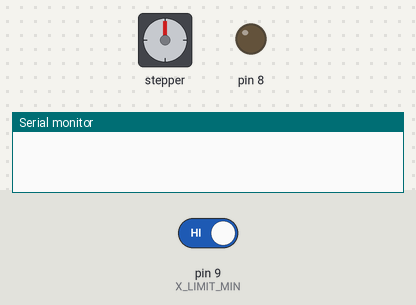
A sketch run on a simulated Arduino Uno, built with avr-gcc and run on an emulated ATmega328P. Parts: stepper motor, output pins drawn as LEDs (lit = HIGH), the last lines printed to the serial monitor. Inputs (shaded band) come from the test bench; at power-on: pin 9 (X_LIMIT_MIN) HIGH. Stepper angles assume 200 steps per turn.

Above: at 1.8 s.
1.9 s: pin 9 (X_LIMIT_MIN) driven LOW
At 2.3 s:
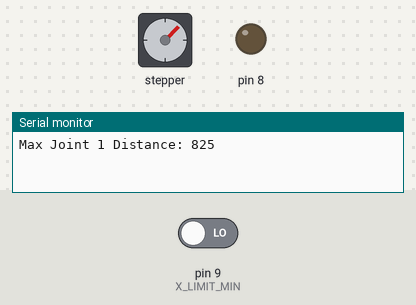
At 4.3 s:
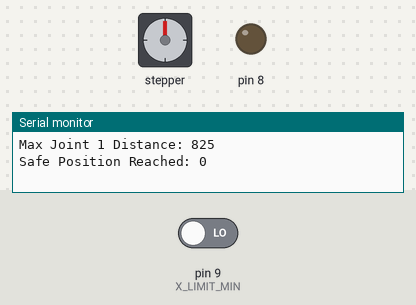
Timing chart, 0 to 5.8 s (numbered marks = the images above; inputs shaded):
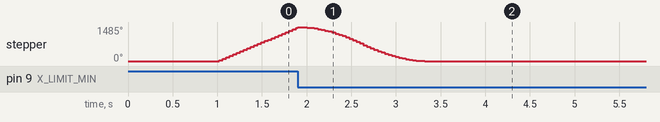

The sketch:

Find_Stepper_Limits2.ino
```cpp
#include <AccelStepper.h>
#include <Servo.h>
#include <math.h>

/////////////////////////////////////////////////////
#define X_LIMIT_MIN 9     // X- //stepper1
#define X_LIMIT_MAX A0    // X+ //stepper1

#define Y_LIMIT_MIN 10    // Y- //stepper2
#define Y_LIMIT_MAX A1    // Y+ //stepper2

#define Z_LIMIT_MIN 11    // Z- //stepperz
#define Z_LIMIT_MAX A2    // Z+ //stepperz

#define GRIPPER_LIMIT A3    //stepper3
//////////////////////////////////////////////////////////

AccelStepper stepper1(1, 2, 5); //link 1
AccelStepper stepper2(1, 3, 6); //link 2
AccelStepper stepper3(1, 4, 7); // gripper
AccelStepper stepperZ(1, 12, 13); // z axis

int stepperPosition1 = 0;
int stepperPosition2 = 0;
int stepperPosition3 = 0;
int stepperPositionZ = 0;

int maxDistance1 = 0; // joint 1
int maxDistance2 = 0; // joint 2
int maxDistance3 = 0; // joint 3
int maxDistanceZ = 0; // Z axis

void setup() {
  Serial.begin(9600);
  pinMode(8, OUTPUT);
  pinMode(X_LIMIT_MIN, INPUT_PULLUP);
  pinMode(X_LIMIT_MAX, INPUT_PULLUP);
  pinMode(Y_LIMIT_MIN, INPUT_PULLUP);
  pinMode(Y_LIMIT_MAX, INPUT_PULLUP);
  pinMode(Z_LIMIT_MIN, INPUT_PULLUP);
  pinMode(Z_LIMIT_MAX, INPUT_PULLUP);

  // Invert Pins for Correct Direction
                              // enable , direction , stop
  // stepper1.setPinsInverted(false, true, false);
  // stepper2.setPinsInverted(false, true, false);
  // stepper3.setPinsInverted(false, true, false);
  // stepperZ.setPinsInverted(false, true, false);


  // Stepper Motors Max Speed
  stepper1.setMaxSpeed(4000);
  stepper1.setAcceleration(2000);
  stepper2.setMaxSpeed(4000);
  stepper2.setAcceleration(2000);
  stepper3.setMaxSpeed(4000);
  stepper3.setAcceleration(2000);
  stepperZ.setMaxSpeed(4000);
  stepperZ.setAcceleration(2000);

  getLimits();
}

void loop() {
  // put your main code here, to run repeatedly:

}

void getLimits() {
  delay(1000);
  //homeZ();
  //homeStepper2();
  homeStepper1();
}

//z axis
void homeZ() {
  stepperZ.setCurrentPosition(0);
  stepperZ.setSpeed(-1000);

  while (digitalRead(Z_LIMIT_MIN) == 0) {
    stepperZ.runSpeed();
  }

  stepperZ.setCurrentPosition(0);
  delay(200);

  stepperZ.moveTo(10000);
  while (stepperZ.distanceToGo() != 0) {
    stepperZ.run();
    if (digitalRead(Z_LIMIT_MAX) == 1) {
      break;
    }
  }

  maxDistanceZ = stepperZ.currentPosition();
  Serial.print("Max Z Distance: ");
  Serial.println(maxDistanceZ);

  stepperZ.setCurrentPosition(maxDistanceZ / 2);
  stepperPositionZ = 0;
  stepperZ.moveTo(stepperPositionZ);

  while (stepperZ.distanceToGo() != 0) {
    stepperZ.run();
  }

  Serial.print("Safe Position Reached: ");
  Serial.println(stepperZ.currentPosition());
}


// joint 1
void homeStepper1() {
  stepper1.setCurrentPosition(0);
  stepper1.setSpeed(1100);

  while (digitalRead(X_LIMIT_MIN) == 1) {
    stepper1.runSpeed();
  }

  maxDistance1 = stepper1.currentPosition();
  Serial.print("Max Joint 1 Distance: ");
  Serial.println(maxDistance1);

  delay(20);

  stepper1.setCurrentPosition(maxDistance1);

  stepperPosition1 = 0;
  stepper1.moveTo(stepperPosition1);

  while (stepper1.currentPosition() != stepperPosition1) {
    stepper1.run();
  }

  Serial.print("Safe Position Reached: ");
  Serial.println(stepper1.currentPosition());
}


void homeStepper2() {
  stepper3.setCurrentPosition(0);
  stepper3.setSpeed(1100);

  while (digitalRead(X_LIMIT_MIN) == 1) {
    stepper3.runSpeed();
  }

  maxDistance2 = stepper3.currentPosition();
  Serial.print("Max Joint 2 Distance: ");
  Serial.println(maxDistance2);

  delay(20);

  stepper3.setCurrentPosition(maxDistance2);

  stepperPosition2 = 0;
  stepper3.moveTo(stepperPosition2);

  while (stepper3.currentPosition() != stepperPosition2) {
    stepper3.run();
  }

  Serial.print("Safe Position Reached: ");
  Serial.println(stepperZ.currentPosition());
}
//joint 2
// void homeStepper2() {
//   stepper2.setCurrentPosition(0);
//   stepper2.setSpeed(1100);

//   while (digitalRead(Y_LIMIT_MIN) == 0) {
//     stepper2.runSpeed();
//   }

//   stepper2.setCurrentPosition(0);
//   delay(200);

//   stepper2.moveTo(1000);
//   while (stepper2.distanceToGo() != 0) {
//     stepper2.run();
//     if (digitalRead(Y_LIMIT_MAX) == 1) {
//       break;
//     }
//   }

//   maxDistance2 = stepper2.currentPosition();
//   Serial.print("Max Y Distance: ");
//   Serial.println(maxDistance2);

//   stepper2.setCurrentPosition(maxDistance2 / 2);
//   stepperPosition2 = 0;
//   stepper2.moveTo(stepperPosition2);

//   while (stepper2.distanceToGo() != 0) {
//     stepper2.run();
//   }

//   Serial.print("Safe Position Reached: ");
//   Serial.println(stepper2.currentPosition());
// }

// joint 3
void homeStepper3() {
  stepper3.setCurrentPosition(0);
  stepper3.setSpeed(-1100);

  while (digitalRead(GRIPPER_LIMIT) == 0) {
    stepper3.runSpeed();
  }

  maxDistance3 = stepper3.currentPosition();
  Serial.print("Max Joint 3 Distance: ");
  Serial.println(maxDistance3);

  delay(20);

  stepper3.setCurrentPosition(maxDistance3);

  stepperPosition3 = 0;
  stepper3.moveTo(stepperPosition3);

  while (stepper3.currentPosition() != stepperPosition3) {
    stepper3.run();
  }

  Serial.print("Safe Position Reached: ");
  Serial.println(stepper3.currentPosition());
}
```
